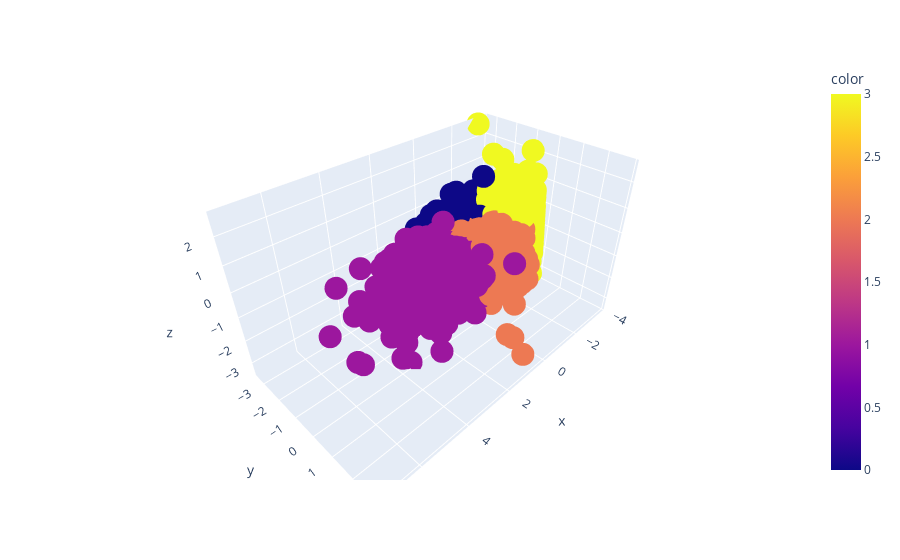

The notebook cell saved with this chart:
### Code cell
fig = px.scatter_3d(x=rfm_pca_label[:,0],
                    y=rfm_pca_label[:,1],
                    z=rfm_pca_label[:,2],
                    color=rfm['Cluster'])
fig.show()

### Figure 1 — Plotly figure (JSON) as saved in the notebook; plotly's stock layout.template omitted (floating-point values rounded to 4 significant figures; data arrays with more than 128 entries replaced by an {"elided": "..."} marker saying what was removed)
{"data": [{"hovertemplate": "x=%{x}<br>y=%{y}<br>z=%{z}<br>color=%{marker.color}<extra></extra>", "legendgroup": "", "marker": {"color": {"elided": "4339 int values"}, "coloraxis": "coloraxis", "symbol": "circle"}, "mode": "markers", "name": "", "scene": "scene", "showlegend": false, "type": "scatter3d", "x": {"elided": "4339 float values"}, "y": {"elided": "4339 float values"}, "z": {"elided": "4339 float values"}}], "layout": {"coloraxis": {"colorbar": {"title": {"text": "color"}}, "colorscale": [[0, "#0d0887"], [0.1111, "#46039f"], [0.2222, "#7201a8"], [0.3333, "#9c179e"], [0.4444, "#bd3786"], [0.5556, "#d8576b"], [0.6667, "#ed7953"], [0.7778, "#fb9f3a"], [0.8889, "#fdca26"], [1, "#f0f921"]]}, "legend": {"tracegroupgap": 0}, "margin": {"t": 60}, "scene": {"domain": {"x": [0, 1], "y": [0, 1]}, "xaxis": {"title": {"text": "x"}}, "yaxis": {"title": {"text": "y"}}, "zaxis": {"title": {"text": "z"}}}}}
